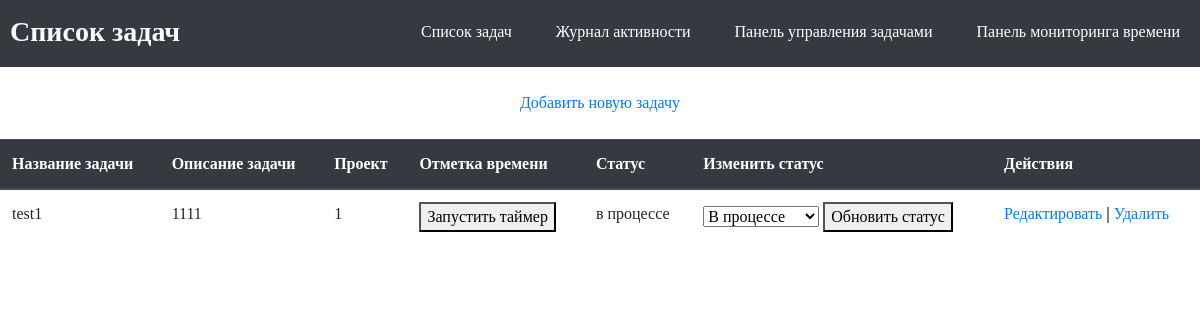
The app's page /show_tasks with its own data.
### tasks/models.py (models this page shows)
class Task(models.Model):
    task_name = models.CharField(max_length=100)
    task_description = models.TextField()
    timer_state = models.CharField(max_length=17, choices=TIMER_STATE, default='Запустить таймер') #Используется, чтобы определить, должна ли задача отслеживать время для создания метки времени.
    begin_time = models.DateTimeField(blank=True, null=True) #Требуется для записи времени начала временных меток.
    project = models.CharField(max_length=100)
    status = models.CharField(max_length=11, choices=STATUSES, default='в процессе')
    class Meta:
        db_table = "tasks"

### tasks/views.py (the view)
# urls.py: path('show_tasks', views.show_tasks),
def show_tasks(request):
    tasks = Task.objects.all().order_by('-id')
    return render(request, "show_tasks.html", {'tasks':tasks})

### tasks/templates/show_tasks.html (shortened to what this page needs)
<!DOCTYPE html>
<head>
	<link rel="stylesheet" href="https://stackpath.bootstrapcdn.com/bootstrap/4.3.1/css/bootstrap.min.css">
</head>
<body>
<header>
	<div class="container_h">
		<h3 class="logo"><b>Список задач</b></h3>
		<nav>
			<ul>
        <li><a href="/show_tasks">Список задач</a></li>
        <li><a href="/show_timestamps">Журнал активности</a></li>
        <li><a href="/show_task_dashboard">Панель управления задачами</a></li>
        <li><a href="/show_time_dashboard">Панель мониторинга времени</a></li>
			</ul>
		</nav>
	</div>
</header>
<br>
<center><a href="/add_task">Добавить новую задачу</a></center>
<br>
<table class="table">
    <thead class="thead-dark">
    <tr>
        <th>Название задачи</th>
        <th>Описание задачи</th>
		<th>Проект</th>
        <th>Отметка времени</th>
        <th>Статус</th>
		<th>Изменить статус</th>
        <th>Действия</th>
    </tr>
    </thead>
    <tbody>
{% for task in tasks %}
    <tr>
        <td>{{ task.task_name }}</td>
        <td>{{ task.task_description }}</td>
        <td>{{ task.project }}</td>
		<td>
			<form method="POST" action="/timestamp/{{task.id}}">
				<button type="submit">{{ task.timer_state }}</button>
			</form>
		</td>
        <td>{{ task.status }}</td>
		<td>
			<form method="POST" action="/status/{{task.id}}">
				<select id="id_status" name="status">
					<option value="в процессе">В процессе</option>
				</select>
				<button type="submit">Обновить статус</button>
			</form>
		</td>
        <td>
            <a href="/edit_task/{{ task.id }}">Редактировать</a>
			<b> | </b>
            <a href="/delete_task/{{ task.id }}">Удалить</a>
        </td>
    </tr>
{% endfor %}
    </tbody>
</table>
<br>
<br>
</body>
</html>

### tasks/templates/show_tasks.html (style rules this page uses)
html * { font-family: Verdana !important; }
header { background: #343a40; }
header::after { content: ''; display: table; clear: both; }
.logo { float: left; padding-top: 15px; margin-left: 10px; padding-bottom: 10px; border: none; }
nav { float: right; }
nav ul { margin: 0; padding: 0; list-style: none; }
nav li { color: #ffffff; display: inline-block; margin-left: 20px; margin-right: 20px; padding-top: 20px; position: relative; }
nav a { color: #ffffff; }
nav a::before { content: ''; display: block; height: 5px; background-color: #444; position: absolute; top: 0; width: 0%; transition: all ease-in-out 250ms; }
h3 { color: #f8f9fa; }

### records on screen
Task: task_name "test1", task_description "1111", project "1", timer_state "Запустить таймер", status "в процессе"
